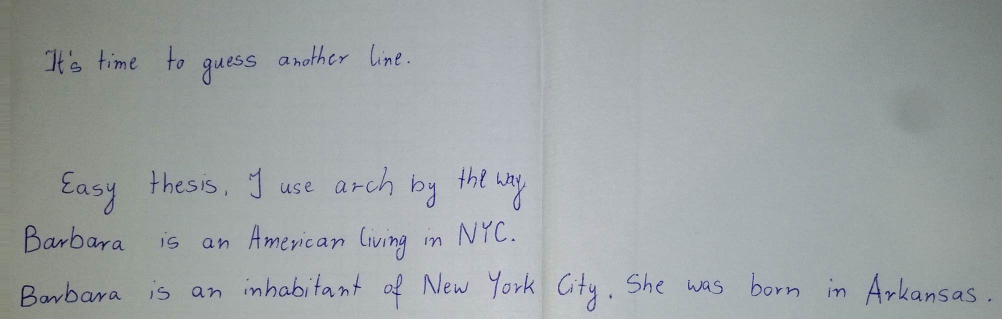
#> input picture tests/paratest.png, 2004 x 638 px (shown at 1/2 size)
$ python -i segment.py   (imports and definitions only)
#> lines starting #> are read from the running program, lines starting #| are printed output that depends on the picture; after the words box and inside, x2 and y2 are one past the last pixel; in counts of white or black regions, pixels touching at a corner belong together
### preprocess.py
import cv2
import numpy as np
import tensorflow as tf


# [19 lines left out: functions make_frames, resize, not called in this run]


def binarize(image, graylevel=128):
    return cv2.threshold(image, int(graylevel), 255, cv2.THRESH_BINARY)[1]

def binarize_adaptive(image):
    return cv2.adaptiveThreshold(image, 255, cv2.ADAPTIVE_THRESH_GAUSSIAN_C, cv2.THRESH_BINARY, 11, 2)


def erode(image):
    kernel = np.ones((3, 3), np.uint8)
    return cv2.erode(image, kernel, iterations=1)


def denoise(image):
    return cv2.fastNlMeansDenoising(image, None, 10, 7, 15)

### segment.py
# import the necessary packages
import numpy as np
import cv2
from preprocess import denoise


def find_countours(image):
    ret, thresh = cv2.threshold(image, 120, 255, cv2.THRESH_BINARY)
    kernel = np.ones((5, 100), np.uint8)
    img_dilation = cv2.dilate(thresh, kernel, iterations=1)
    return cv2.findContours(img_dilation.copy(), cv2.RETR_EXTERNAL, cv2.CHAIN_APPROX_SIMPLE)

def par_to_batch(path):
#> called with path = 'tests/paratest.png'
    par = cv2.cvtColor(cv2.imread(path), cv2.COLOR_BGR2GRAY)
#> par: shape (638, 2004); min 1, max 248, mean 161.7
    par = denoise(par)
    edged = cv2.Canny(par, 50, 200)
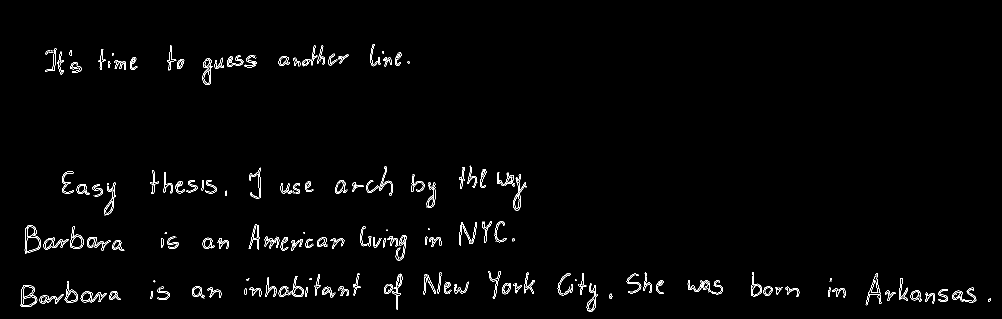
#> edged: shape (638, 2004) (shown at 1/2 size); 1.5% white in thin lines or dots, all inside (x1, y1, x2, y2) = (41, 88, 1982, 623)
    cnts = find_countours(edged)[0]
#> in find_countours, `img_dilation = cv2.dilate(thresh, kernel, iterations=1)`:
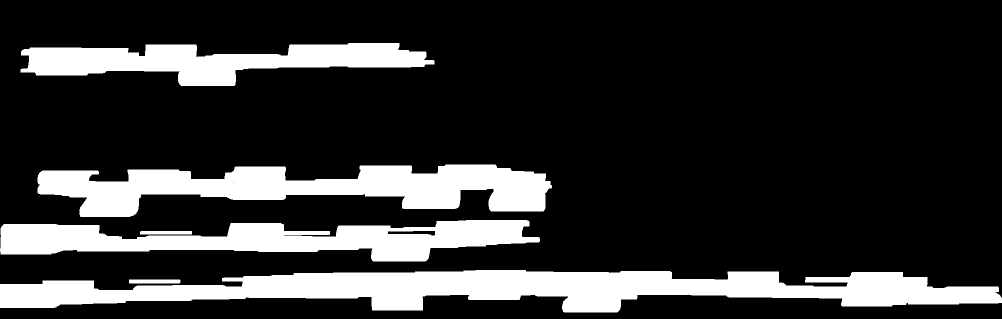
#> img_dilation: shape (638, 2004) (shown at 1/2 size); 19.3% white; 6 white regions
#> cnts = 6 contours; box (x1, y1, x2, y2) and area: (0, 540, 2004, 625) 94032, (75, 329, 1104, 434) 58998, (0, 440, 1080, 523) 48968, (41, 86, 869, 172) 37736, (258, 559, 361, 567) 711, (280, 462, 384, 469) 616
    sorted_ctrs = sorted(cnts, key=lambda ctr: cv2.boundingRect(ctr)[0], reverse=True)
#> sorted_ctrs has the same summary as cnts
    rois = []
    for i, ctr in enumerate(sorted_ctrs):
        x, y, w, h = cv2.boundingRect(ctr)
        if h < 16:
            continue
        rois.append(par[y:y + h, x:x + w])
#> this loop made 6 passes
#> (x, y, w, h) on passes 1 to 6: (280, 462, 104, 7), (258, 559, 103, 8), (75, 329, 1029, 105), (41, 86, 828, 86), (0, 540, 2004, 85), (0, 440, 1080, 83)
#> after the loop, rois = 4 items
    return rois

>>> result = par_to_batch('tests/paratest.png')
#> result = 4 items
